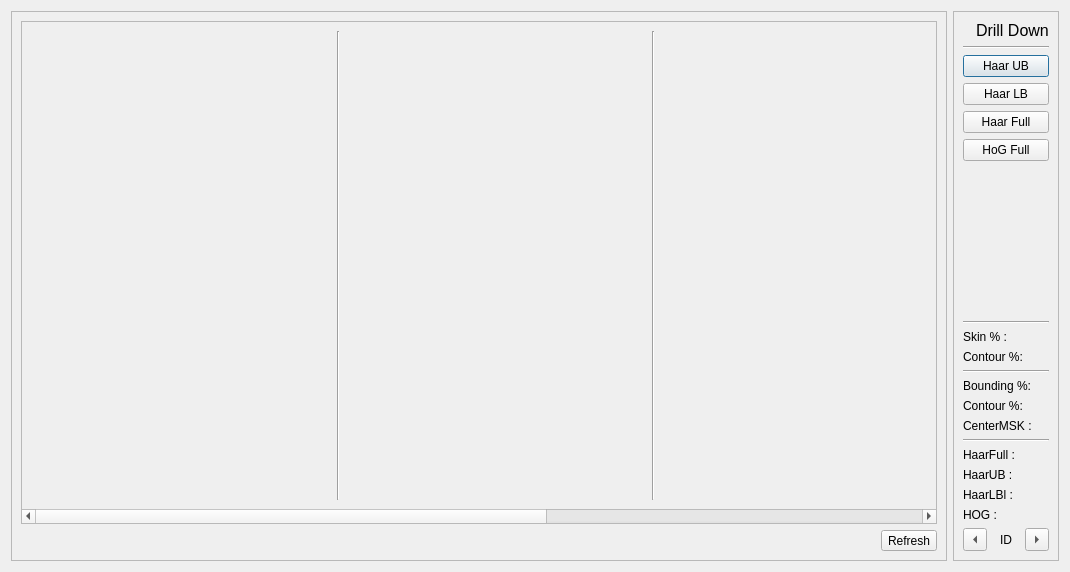
<?xml version="1.0" encoding="UTF-8"?>
<ui version="4.0">
 <class>ImageInspector</class>
 <widget class="QDialog" name="ImageInspector">
  <property name="windowModality">
   <enum>Qt::WindowModal</enum>
  </property>
  <property name="geometry">
   <rect>
    <x>0</x>
    <y>0</y>
    <width>1070</width>
    <height>572</height>
   </rect>
  </property>
  <property name="windowTitle">
   <string>Image Inspector</string>
  </property>
  <property name="windowIcon">
   <iconset resource="resources.qrc">
    <normaloff>:/TomsImageAnalyser/TolmTasy</normaloff>:/TomsImageAnalyser/TolmTasy</iconset>
  </property>
  <property name="modal">
   <bool>true</bool>
  </property>
  <layout class="QHBoxLayout" name="horizontalLayout_2">
   <item>
    <layout class="QHBoxLayout" name="horizontalLayout">
     <item>
      <widget class="QFrame" name="frame_2">
       <property name="frameShape">
        <enum>QFrame::StyledPanel</enum>
       </property>
       <property name="frameShadow">
        <enum>QFrame::Sunken</enum>
       </property>
       <property name="midLineWidth">
        <number>1</number>
       </property>
       <layout class="QVBoxLayout" name="verticalLayout_3">
        <item>
         <layout class="QHBoxLayout" name="horizontalLayout_6">
          <item>
           <widget class="QScrollArea" name="scrollArea">
            <property name="widgetResizable">
             <bool>true</bool>
            </property>
            <widget class="QWidget" name="scrollAreaWidgetContents">
             <property name="geometry">
              <rect>
               <x>-154</x>
               <y>0</y>
               <width>1587</width>
               <height>483</height>
              </rect>
             </property>
             <layout class="QHBoxLayout" name="horizontalLayout_7">
              <item>
               <widget class="QLabel" name="ImagePreview">
                <property name="minimumSize">
                 <size>
                  <width>300</width>
                  <height>0</height>
                 </size>
                </property>
                <property name="text">
                 <string/>
                </property>
                <property name="scaledContents">
                 <bool>false</bool>
                </property>
               </widget>
              </item>
              <item>
               <widget class="Line" name="line_7">
                <property name="orientation">
                 <enum>Qt::Vertical</enum>
                </property>
               </widget>
              </item>
              <item>
               <widget class="QLabel" name="ImagePreview_Skel">
                <property name="minimumSize">
                 <size>
                  <width>300</width>
                  <height>0</height>
                 </size>
                </property>
                <property name="text">
                 <string/>
                </property>
                <property name="scaledContents">
                 <bool>false</bool>
                </property>
               </widget>
              </item>
              <item>
               <widget class="Line" name="line_10">
                <property name="orientation">
                 <enum>Qt::Vertical</enum>
                </property>
               </widget>
              </item>
              <item>
               <widget class="QLabel" name="ImagePreview_Skin_RGB">
                <property name="minimumSize">
                 <size>
                  <width>300</width>
                  <height>100</height>
                 </size>
                </property>
                <property name="text">
                 <string/>
                </property>
                <property name="scaledContents">
                 <bool>false</bool>
                </property>
               </widget>
              </item>
              <item>
               <widget class="Line" name="line_9">
                <property name="orientation">
                 <enum>Qt::Vertical</enum>
                </property>
               </widget>
              </item>
              <item>
               <widget class="QLabel" name="ImagePreview_Skin">
                <property name="minimumSize">
                 <size>
                  <width>300</width>
                  <height>100</height>
                 </size>
                </property>
                <property name="text">
                 <string/>
                </property>
                <property name="scaledContents">
                 <bool>false</bool>
                </property>
               </widget>
              </item>
              <item>
               <widget class="Line" name="line_6">
                <property name="orientation">
                 <enum>Qt::Vertical</enum>
                </property>
               </widget>
              </item>
              <item>
               <widget class="QLabel" name="ImagePreview_Cont">
                <property name="minimumSize">
                 <size>
                  <width>300</width>
                  <height>0</height>
                 </size>
                </property>
                <property name="text">
                 <string/>
                </property>
                <property name="scaledContents">
                 <bool>false</bool>
                </property>
               </widget>
              </item>
              <item>
               <widget class="Line" name="line_8">
                <property name="orientation">
                 <enum>Qt::Vertical</enum>
                </property>
               </widget>
              </item>
             </layout>
            </widget>
           </widget>
          </item>
         </layout>
        </item>
        <item>
         <layout class="QHBoxLayout" name="horizontalLayout_3">
          <item>
           <spacer name="horizontalSpacer">
            <property name="orientation">
             <enum>Qt::Horizontal</enum>
            </property>
            <property name="sizeHint" stdset="0">
             <size>
              <width>40</width>
              <height>20</height>
             </size>
            </property>
           </spacer>
          </item>
          <item>
           <widget class="QToolButton" name="Refresh">
            <property name="text">
             <string>Refresh</string>
            </property>
            <property name="iconSize">
             <size>
              <width>32</width>
              <height>32</height>
             </size>
            </property>
           </widget>
          </item>
         </layout>
        </item>
       </layout>
      </widget>
     </item>
     <item>
      <widget class="QFrame" name="frame">
       <property name="maximumSize">
        <size>
         <width>200</width>
         <height>16777215</height>
        </size>
       </property>
       <property name="frameShape">
        <enum>QFrame::StyledPanel</enum>
       </property>
       <property name="frameShadow">
        <enum>QFrame::Raised</enum>
       </property>
       <layout class="QVBoxLayout" name="verticalLayout_2">
        <item>
         <layout class="QVBoxLayout" name="verticalLayout">
          <item>
           <layout class="QHBoxLayout" name="horizontalLayout_4">
            <item>
             <widget class="QLabel" name="label_2">
              <property name="maximumSize">
               <size>
                <width>15</width>
                <height>15</height>
               </size>
              </property>
              <property name="text">
               <string/>
              </property>
              <property name="pixmap">
               <pixmap resource="resources.qrc">:/TomsImageAnalyser/filter</pixmap>
              </property>
              <property name="scaledContents">
               <bool>true</bool>
              </property>
             </widget>
            </item>
            <item>
             <widget class="QLabel" name="label">
              <property name="font">
               <font>
                <pointsize>12</pointsize>
               </font>
              </property>
              <property name="text">
               <string>&lt;html&gt;&lt;head/&gt;&lt;body&gt;&lt;p&gt;Drill Down&lt;/p&gt;&lt;/body&gt;&lt;/html&gt;</string>
              </property>
             </widget>
            </item>
           </layout>
          </item>
          <item>
           <widget class="Line" name="line_4">
            <property name="orientation">
             <enum>Qt::Horizontal</enum>
            </property>
           </widget>
          </item>
          <item>
           <widget class="QPushButton" name="HaarUB">
            <property name="text">
             <string>Haar UB</string>
            </property>
            <property name="checkable">
             <bool>true</bool>
            </property>
           </widget>
          </item>
          <item>
           <widget class="QPushButton" name="HaarLB">
            <property name="text">
             <string>Haar LB</string>
            </property>
            <property name="checkable">
             <bool>true</bool>
            </property>
           </widget>
          </item>
          <item>
           <widget class="QPushButton" name="HaarFull">
            <property name="text">
             <string>Haar Full</string>
            </property>
            <property name="checkable">
             <bool>true</bool>
            </property>
           </widget>
          </item>
          <item>
           <widget class="QPushButton" name="HogFull">
            <property name="text">
             <string>HoG Full</string>
            </property>
            <property name="checkable">
             <bool>true</bool>
            </property>
           </widget>
          </item>
          <item>
           <spacer name="verticalSpacer">
            <property name="orientation">
             <enum>Qt::Vertical</enum>
            </property>
            <property name="sizeHint" stdset="0">
             <size>
              <width>20</width>
              <height>40</height>
             </size>
            </property>
           </spacer>
          </item>
          <item>
           <widget class="Line" name="line">
            <property name="orientation">
             <enum>Qt::Horizontal</enum>
            </property>
           </widget>
          </item>
          <item>
           <widget class="QLabel" name="SkinPerc">
            <property name="text">
             <string>Skin % : </string>
            </property>
           </widget>
          </item>
          <item>
           <widget class="QLabel" name="FullCont">
            <property name="text">
             <string>Contour %:</string>
            </property>
           </widget>
          </item>
          <item>
           <widget class="Line" name="line_2">
            <property name="orientation">
             <enum>Qt::Horizontal</enum>
            </property>
           </widget>
          </item>
          <item>
           <widget class="QLabel" name="BoundSkin">
            <property name="text">
             <string>Bounding %:</string>
            </property>
           </widget>
          </item>
          <item>
           <widget class="QLabel" name="SkelCont">
            <property name="text">
             <string>Contour %:</string>
            </property>
           </widget>
          </item>
          <item>
           <widget class="QLabel" name="label_7">
            <property name="text">
             <string>CenterMSK :</string>
            </property>
           </widget>
          </item>
          <item>
           <widget class="Line" name="line_3">
            <property name="orientation">
             <enum>Qt::Horizontal</enum>
            </property>
           </widget>
          </item>
          <item>
           <widget class="QLabel" name="ResHaarFull">
            <property name="text">
             <string>HaarFull : </string>
            </property>
           </widget>
          </item>
          <item>
           <widget class="QLabel" name="ResHaarUB">
            <property name="text">
             <string>HaarUB : </string>
            </property>
           </widget>
          </item>
          <item>
           <widget class="QLabel" name="ResHaarLB">
            <property name="text">
             <string>HaarLBl : </string>
            </property>
           </widget>
          </item>
          <item>
           <widget class="QLabel" name="ResHog">
            <property name="text">
             <string>HOG : </string>
            </property>
           </widget>
          </item>
          <item>
           <layout class="QHBoxLayout" name="horizontalLayout_5">
            <item>
             <widget class="QToolButton" name="NextLeft">
              <property name="text">
               <string>...</string>
              </property>
              <property name="arrowType">
               <enum>Qt::LeftArrow</enum>
              </property>
             </widget>
            </item>
            <item>
             <widget class="QLabel" name="IDLabel">
              <property name="text">
               <string>ID</string>
              </property>
              <property name="alignment">
               <set>Qt::AlignCenter</set>
              </property>
             </widget>
            </item>
            <item>
             <widget class="QToolButton" name="NextRight">
              <property name="text">
               <string>...</string>
              </property>
              <property name="arrowType">
               <enum>Qt::RightArrow</enum>
              </property>
             </widget>
            </item>
           </layout>
          </item>
         </layout>
        </item>
       </layout>
      </widget>
     </item>
    </layout>
   </item>
  </layout>
 </widget>
 <resources>
  <include location="resources.qrc"/>
 </resources>
 <connections/>
</ui>
